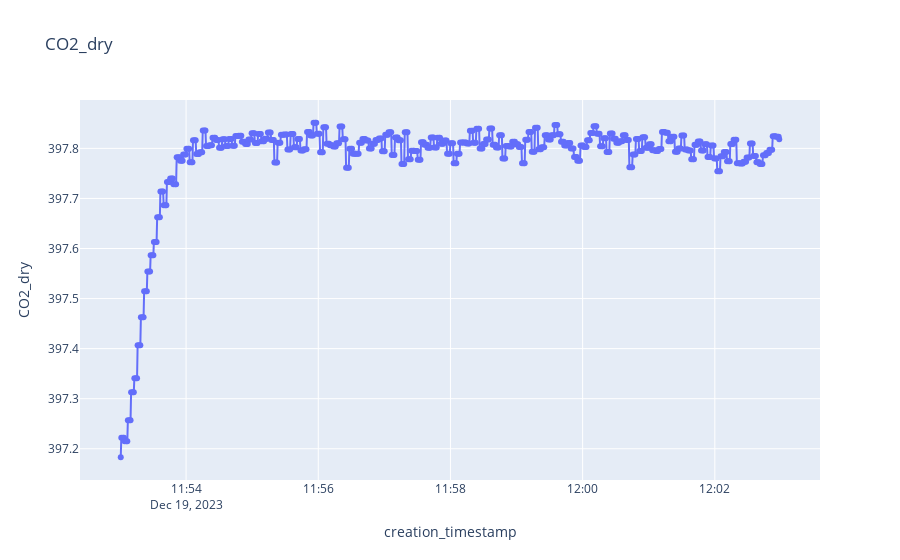
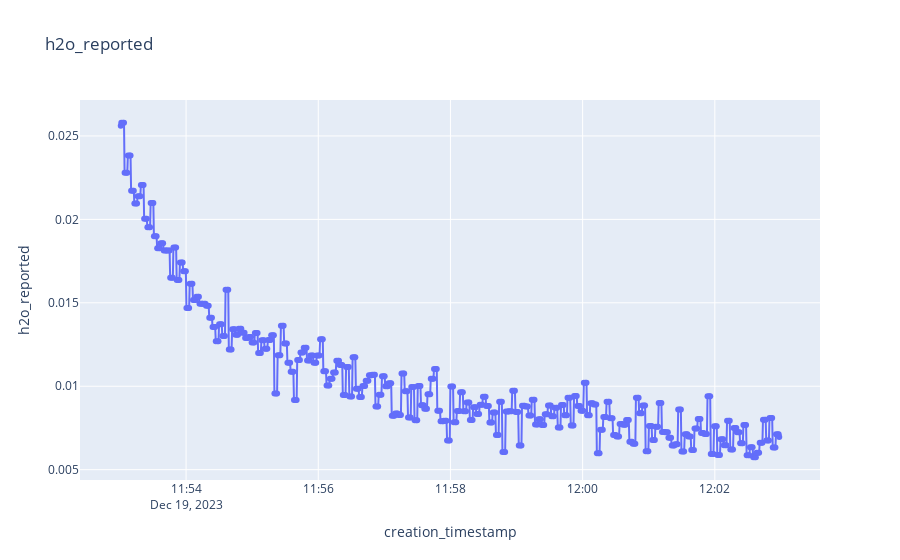

Write notebook code for charts like these, in order.
### Code cell
# bottle 21		12:58	13:09	397,7

# PICARRO
start_date = datetime(2023, 12, 19, 11, 53, 0).replace(tzinfo=timezone.utc)
end_date = datetime(2023, 12, 19, 12, 3, 0).replace(tzinfo=timezone.utc)

df_p_bottle = df_p.select(pl.col("datetime").dt.cast_time_unit("us").dt.replace_time_zone("UTC").alias("creation_timestamp"),
            pl.col("CO2_dry"),
            pl.col("h2o_reported")) \
    .sort("creation_timestamp") \
    .filter(pl.col("creation_timestamp").is_between(start_date, end_date))

data = df_p_bottle.select(pl.col("CO2_dry")).collect().to_series().to_list()
data_cut = data[int(len(data)*0.3):int(len(data)*0.95)]

avg = average_bottle(data_cut) * picarro_slope + picarro_intercept

print(f"Picarro Average: {avg}")

# Plots
plot_sensor_measurement(df_p_bottle.collect(), col_name="CO2_dry")
plot_sensor_measurement(df_p_bottle.collect(), col_name="h2o_reported")

### Figure 1 — Plotly figure (JSON) as saved in the notebook; plotly's stock layout.template omitted (floating-point values rounded to 4 significant figures; data arrays with more than 128 entries replaced by an {"elided": "..."} marker saying what was removed)
{"data": [{"hovertemplate": "creation_timestamp=%{x}<br>CO2_dry=%{y}<extra></extra>", "legendgroup": "", "line": {"color": "#636efa", "dash": "solid"}, "marker": {"symbol": "circle"}, "mode": "markers+lines", "name": "", "orientation": "v", "showlegend": false, "type": "scatter", "x": {"elided": "608 str values"}, "xaxis": "x", "y": {"elided": "608 float values"}, "yaxis": "y"}], "layout": {"legend": {"tracegroupgap": 0}, "title": {"text": "CO2_dry"}, "xaxis": {"anchor": "y", "domain": [0, 1], "title": {"text": "creation_timestamp"}}, "yaxis": {"anchor": "x", "domain": [0, 1], "title": {"text": "CO2_dry"}}}}

### Figure 2 — Plotly figure (JSON) as saved in the notebook; plotly's stock layout.template omitted (floating-point values rounded to 4 significant figures; data arrays with more than 128 entries replaced by an {"elided": "..."} marker saying what was removed)
{"data": [{"hovertemplate": "creation_timestamp=%{x}<br>h2o_reported=%{y}<extra></extra>", "legendgroup": "", "line": {"color": "#636efa", "dash": "solid"}, "marker": {"symbol": "circle"}, "mode": "markers+lines", "name": "", "orientation": "v", "showlegend": false, "type": "scatter", "x": {"elided": "608 str values"}, "xaxis": "x", "y": {"elided": "608 float values"}, "yaxis": "y"}], "layout": {"legend": {"tracegroupgap": 0}, "title": {"text": "h2o_reported"}, "xaxis": {"anchor": "y", "domain": [0, 1], "title": {"text": "creation_timestamp"}}, "yaxis": {"anchor": "x", "domain": [0, 1], "title": {"text": "h2o_reported"}}}}
